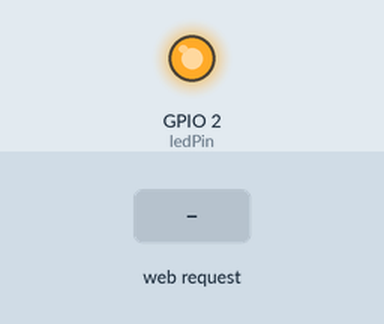
Simulated run of this sketch. Board: ESP8266 (NodeMCU). Shown: output pins drawn as LEDs (lit = HIGH). The test bench sets the inputs (shaded band). What the sketch prints to the serial monitor is not drawn.

Above: at 1.2 s.
1.3 s: HTTP request GET /led?state=on received
At 2.4 s:
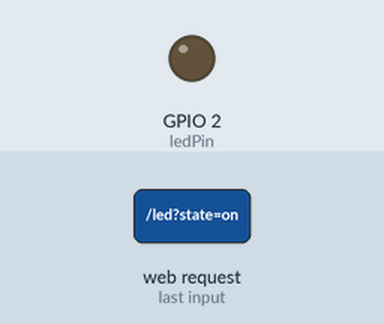
2.8 s: HTTP request GET /led?state=off received
At 3.5 s:
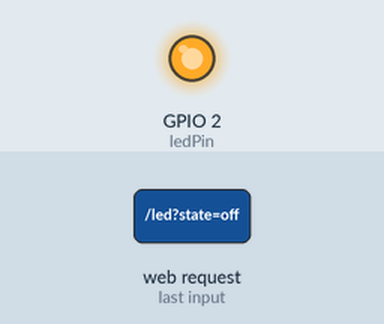
Timing chart, 0 to 5.8 s (numbered marks = the images above; inputs shaded):
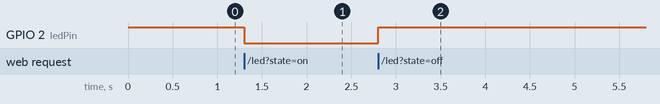

Measured:
- after the input at 1.3 s, GPIO 2 (ledPin): HIGH → LOW at once
- after the input at 2.8 s, GPIO 2 (ledPin): LOW → HIGH at once

The sketch:

esp_builtinled_control.ino
```cpp
#include <ESP8266WiFi.h>
#include <ESP8266WebServer.h>
const char* ssid = "ESP8266_LED_AP";
const char* password = "12345678";
ESP8266WebServer server(80);
const int ledPin = LED_BUILTIN;

// Enhanced HTML page with beautiful modern design
const char htmlPage[] PROGMEM = R"rawliteral(
<!DOCTYPE html>
<html>
<head>
  <title>ESP8266 LED Control</title>
  <meta name="viewport" content="width=device-width, initial-scale=1">
  <style>
    * {margin:0;padding:0;box-sizing:border-box;}
    body {
      font-family:'Segoe UI',Tahoma,Geneva,Verdana,sans-serif;
      background:linear-gradient(135deg,#02343F 0%,#01262E 100%);
      min-height:100vh;
      display:flex;
      align-items:center;
      justify-content:center;
      padding:20px;
    }
    .container {
      background:#F0EDCC;
      border-radius:30px;
      padding:50px 40px;
      box-shadow:0 20px 60px rgba(0,0,0,0.5);
      max-width:450px;
      width:100%;
      animation:fadeIn 0.6s ease;
    }
    @keyframes fadeIn {
      from {opacity:0;transform:translateY(30px);}
      to {opacity:1;transform:translateY(0);}
    }
    h1 {
      color:#02343F;
      margin-bottom:10px;
      font-size:32px;
      text-align:center;
      font-weight:700;
    }
    .subtitle {
      color:#02343F;
      text-align:center;
      margin-bottom:40px;
      font-size:16px;
      opacity:0.8;
    }
    .status {
      text-align:center;
      margin-bottom:30px;
      padding:15px;
      border-radius:15px;
      background:#02343F;
      font-size:18px;
      font-weight:600;
      color:#F0EDCC;
      transition:all 0.3s ease;
    }
    .status.active {
      background:#02343F;
      box-shadow:0 5px 15px rgba(2,52,63,0.6);
      transform:scale(1.05);
    }
    .button-group {
      display:flex;
      gap:15px;
      margin-bottom:30px;
    }
    button {
      flex:1;
      font-size:18px;
      padding:18px 20px;
      border:none;
      border-radius:15px;
      cursor:pointer;
      font-weight:600;
      transition:all 0.3s ease;
      position:relative;
      overflow:hidden;
    }
    button::before {
      content:'';
      position:absolute;
      top:50%;
      left:50%;
      width:0;
      height:0;
      border-radius:50%;
      background:rgba(255,255,255,0.5);
      transform:translate(-50%,-50%);
      transition:width 0.6s,height 0.6s;
    }
    button:active::before {
      width:300px;
      height:300px;
    }
    .btn-on {
      background:linear-gradient(135deg,#11998e 0%,#38ef7d 100%);
      color:white;
      box-shadow:0 4px 15px rgba(56,239,125,0.4);
    }
    .btn-on:hover {
      transform:translateY(-3px);
      box-shadow:0 8px 25px rgba(56,239,125,0.6);
    }
    .btn-off {
      background:linear-gradient(135deg,#ee0979 0%,#ff6a00 100%);
      color:white;
      box-shadow:0 4px 15px rgba(238,9,121,0.4);
    }
    .btn-off:hover {
      transform:translateY(-3px);
      box-shadow:0 8px 25px rgba(238,9,121,0.6);
    }
    .led-visual {
      width:100px;
      height:100px;
      border-radius:50%;
      margin:0 auto 20px;
      background:radial-gradient(circle,#ddd 0%,#999 100%);
      position:relative;
      transition:all 0.4s ease;
      box-shadow:0 0 20px rgba(0,0,0,0.2);
    }
    .led-visual.on {
      background:radial-gradient(circle,#4FC3F7 0%,#0288D1 100%);
      box-shadow:0 0 40px rgba(79,195,247,0.8),0 0 80px rgba(79,195,247,0.5);
      animation:pulse 2s infinite;
    }
    @keyframes pulse {
      0%,100% {box-shadow:0 0 40px rgba(79,195,247,0.8),0 0 80px rgba(79,195,247,0.5);}
      50% {box-shadow:0 0 60px rgba(79,195,247,1),0 0 120px rgba(79,195,247,0.7);}
    }
    .footer {
      text-align:center;
      color:#02343F;
      font-size:14px;
      margin-top:20px;
      opacity:0.7;
    }
    @media (max-width:480px) {
      .container {padding:30px 25px;}
      h1 {font-size:26px;}
      .button-group {flex-direction:column;}
    }
  </style>
</head>
<body>
  <div class="container">
    <h1>LED Controller</h1>
    <p class="subtitle">ESP8266 Smart Control</p>

    <div class="led-visual" id="ledVisual"></div>

    <div class="status" id="status">LED is OFF</div>

    <div class="button-group">
      <button class="btn-on" onclick="toggleLED('on')">
        <span>Turn ON</span>
      </button>
      <button class="btn-off" onclick="toggleLED('off')">
        <span>Turn OFF</span>
      </button>
    </div>

    <div class="footer">
      Powered by BlinkNBuild
    </div>
  </div>

  <script>
    const ledVisual = document.getElementById('ledVisual');
    const status = document.getElementById('status');

    function toggleLED(state) {
      fetch('/led?state=' + state)
        .then(response => {
          if(response.ok) {
            updateUI(state);
          }
        })
        .catch(err => console.error('Error:', err));
    }

    function updateUI(state) {
      if(state === 'on') {
        ledVisual.classList.add('on');
        status.classList.add('active');
        status.textContent = 'LED is ON';
      } else {
        ledVisual.classList.remove('on');
        status.classList.remove('active');
        status.textContent = 'LED is OFF';
      }
    }
  </script>
</body>
</html>
)rawliteral";

void handleRoot() {
  server.send_P(200, "text/html", htmlPage);
}

void handleLED() {
  String state = server.arg("state");
  if (state == "on") {
    digitalWrite(ledPin, LOW);  // active LOW LED
  } else if (state == "off") {
    digitalWrite(ledPin, HIGH);
  }
  server.send(200, "text/plain", "OK");
}

void setup() {
  pinMode(ledPin, OUTPUT);
  digitalWrite(ledPin, HIGH);
  Serial.begin(115200);
  WiFi.softAP(ssid, password);
  Serial.println();
  Serial.print("Access Point: ");
  Serial.println(ssid);
  Serial.print("IP address: ");
  Serial.println(WiFi.softAPIP());
  server.on("/", handleRoot);
  server.on("/led", handleLED);
  server.begin();
  Serial.println("HTTP server started");
}

void loop() {
  server.handleClient();
}
```
